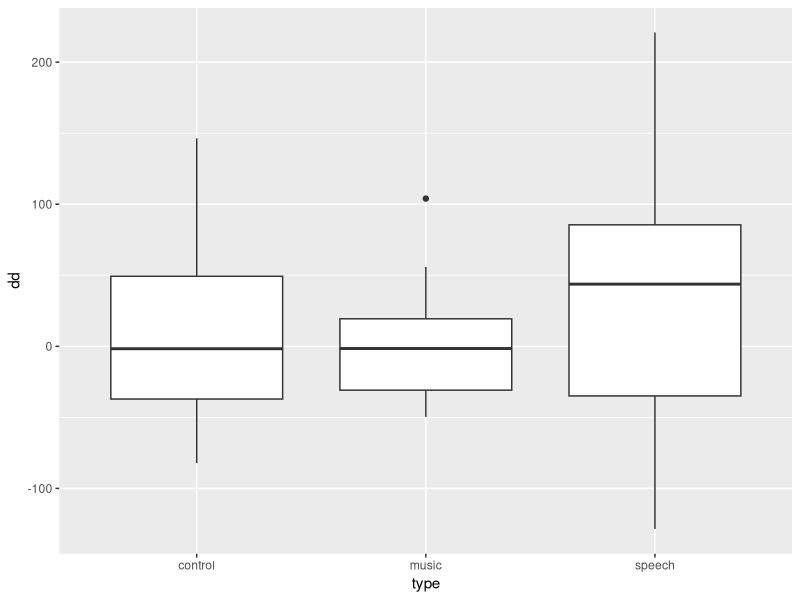

Generate this figure with R:
library(tidyverse)

#set.seed(123456)

N <- 25

control <- rnorm(N, -10, 70)
music <- rnorm(N, 10, 40)
speech <- rnorm(N, 15, 100)

#' Wir erzeugen uns ein data frame.

control_tbl <- tibble(dd = control, type = "control")
music_tbl <- tibble(dd = music, type = "music")
speech_tbl <- tibble(dd = speech, type = "speech")

tbl <- bind_rows(control_tbl, music_tbl, speech_tbl)

ggplot(tbl, aes(x = type, y = dd)) +
  geom_boxplot()

wilcox.test(control, alternative = "less")
wilcox.test(music, alternative = "greater")
wilcox.test(speech, alternative = "greater")

wilcox.test(control, music, alternative = "less")
wilcox.test(control, speech, alternative = "less")
wilcox.test(music, speech)

tbl %>%
  group_by(type) %>%
  summarize(median(dd), mean(dd), sd(dd)) %>%
  ungroup()
